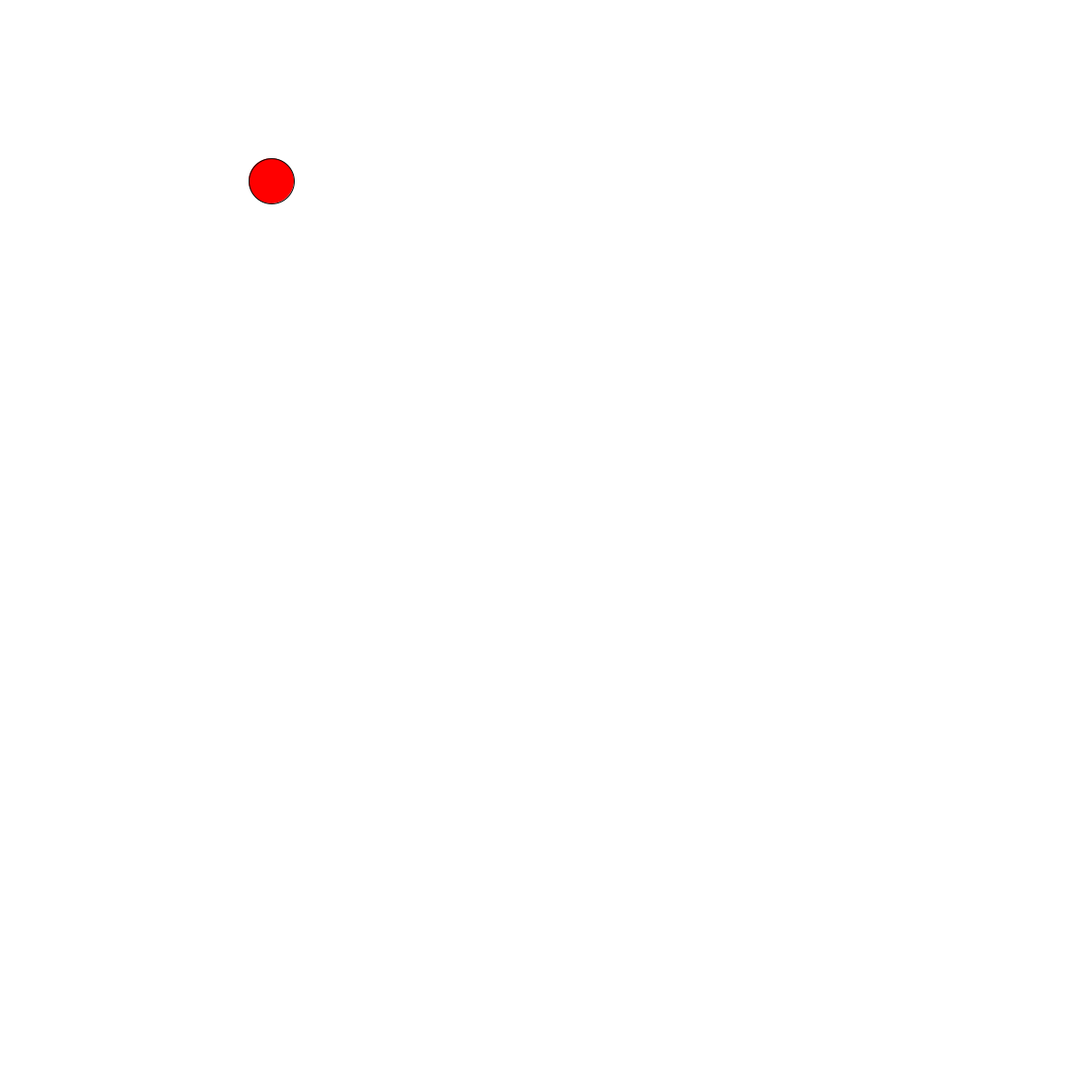
Frame 1 (no input)
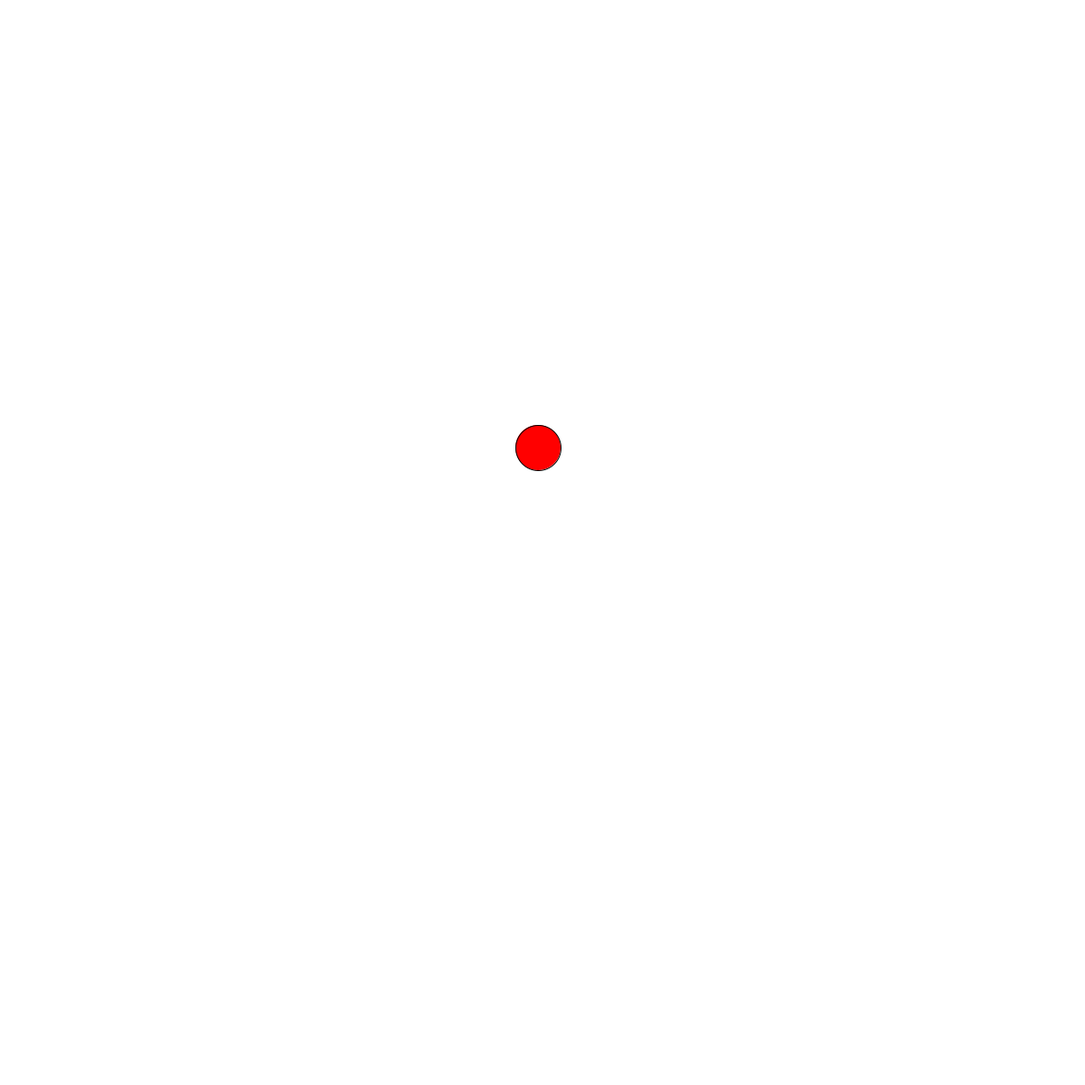
Frame 60 (the mouse pressed at the canvas centre just before this capture)
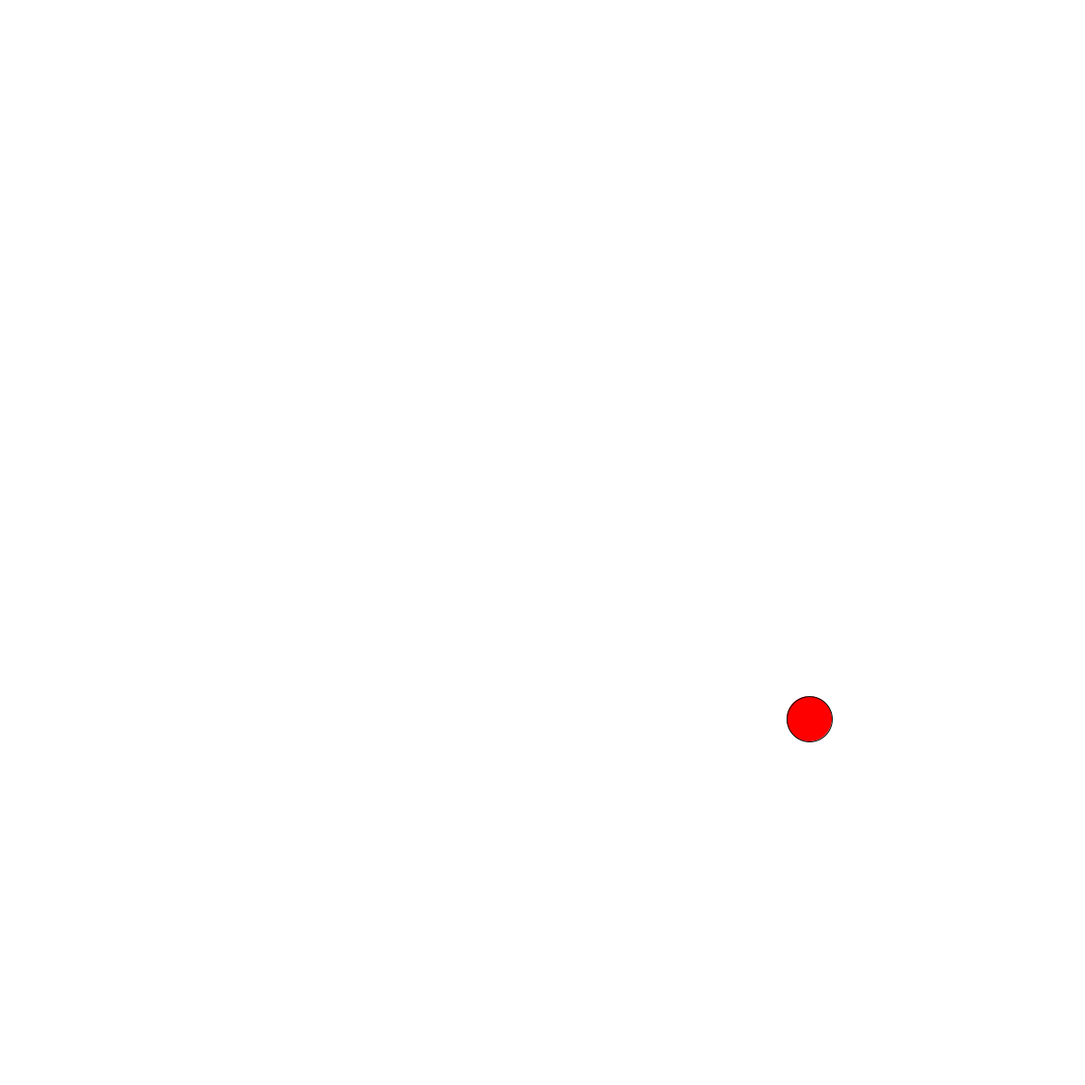
Frame 120 (the mouse held since frame 60 and released just before this capture)

The Processing sketch that drew these frames (run headless with seeded random() and noise(); from frame 60 on, the mouse is pressed at the canvas centre):

// Processing sketch: bounce_ball_ex
// ── bounce_ball_ex.pde
int x = 300;
int y = 200;
int dirX = 5;
int dirY = 5;

void setup() {
  size(1200,1200);
  background(150); 
}

void draw() {
  background(255); 
  fill(255, 0, 0);
  ellipse(x, y, 50, 50);
  
  if(x> width || x< 0) {   // || = or
    dirX *= -1;
  }
  
  if(y> height || y< 0) {   // || = or
    dirY *= -1;
  }
  
  x = x + dirX;
  y = y + dirY;
  
  println(x, y);

}
